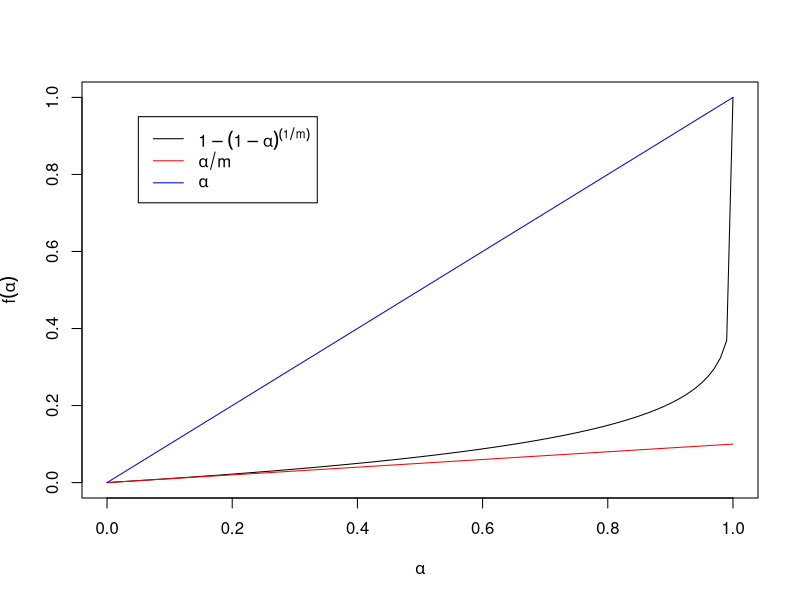

Generate this figure with R:
## ---- chunk 1
m <- 10
f1 <- function(alpha) 1 - (1- alpha)**(1/m)
f2 <- function(alpha) alpha/m
f3 <- function(alpha) alpha

plot(f1, ylab=expression(f(alpha)), xlab=expression(alpha))
curve(f2, add=TRUE, col='red')
curve(f3, add=TRUE, col= 'blue')
legend(0.05,0.95,c(expression(1 - (1 - alpha)**(1/m)), expression(alpha/m), expression(alpha)), lty=c(1,1), col=c('black', 'red', 'blue'))
